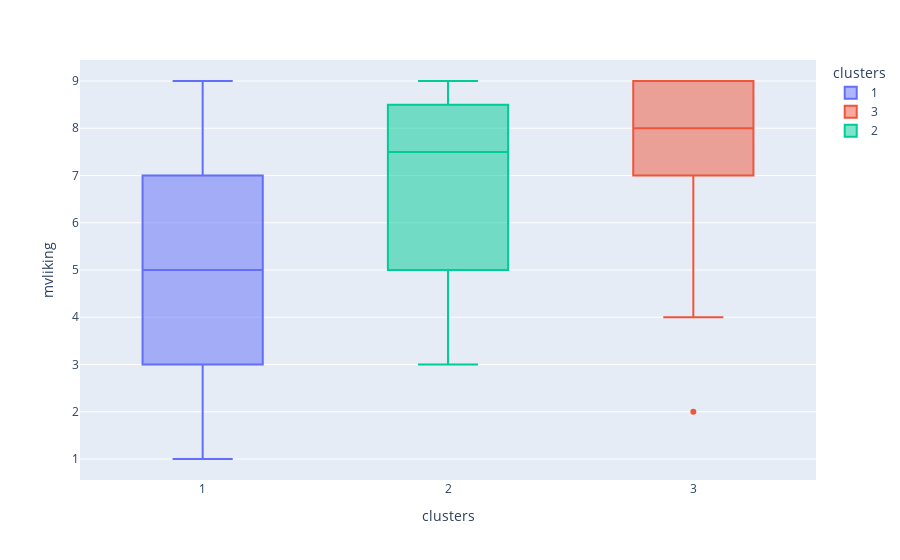

Notebook code cell kept with this figure:
### Code cell
# Since we saw that age and gender are the two variables that have the most influence on the mvliking variable
#(liking the minivan), let's create the histograms again, but now for age above 40 (median) and male gender (female had a negative weight of -0.25).
df1 = df_complete.loc[(df_complete['age'] >= 40) & 
                      (df_complete['female'] == False), :]

fig = px.box(data_frame=df1, 
             x='clusters', 
             y='mvliking', color='clusters')
fig.show()

### Figure 1 — Plotly figure (JSON) as saved in the notebook; plotly's stock layout.template omitted (floating-point values rounded to 4 significant figures)
{"data": [{"alignmentgroup": "True", "hovertemplate": "clusters=%{x}<br>mvliking=%{y}<extra></extra>", "legendgroup": "1", "marker": {"color": "#636efa"}, "name": "1", "notched": false, "offsetgroup": "1", "orientation": "v", "showlegend": true, "type": "box", "x": [1, 1, 1, 1, 1, 1, 1, 1, 1, 1, 1, 1, 1, 1, 1, 1, 1, 1, 1, 1, 1, 1, 1, 1, 1, 1, 1, 1, 1, 1, 1, 1, 1, 1, 1, 1, 1, 1, 1, 1, 1, 1, 1, 1, 1, 1], "x0": " ", "xaxis": "x", "y": [2, 3, 2, 5, 3, 5, 1, 9, 4, 8, 7, 6, 2, 4, 9, 9, 5, 7, 4, 6, 9, 5, 1, 9, 7, 6, 8, 5, 5, 1, 8, 9, 5, 4, 2, 4, 5, 3, 9, 4, 1, 1, 6, 4, 8, 7], "y0": " ", "yaxis": "y"}, {"alignmentgroup": "True", "hovertemplate": "clusters=%{x}<br>mvliking=%{y}<extra></extra>", "legendgroup": "3", "marker": {"color": "#EF553B"}, "name": "3", "notched": false, "offsetgroup": "3", "orientation": "v", "showlegend": true, "type": "box", "x": [3, 3, 3, 3, 3, 3, 3, 3, 3, 3, 3, 3, 3, 3, 3, 3, 3, 3, 3, 3, 3, 3, 3, 3, 3, 3, 3, 3, 3, 3, 3, 3, 3, 3, 3], "x0": " ", "xaxis": "x", "y": [9, 9, 5, 6, 7, 9, 7, 7, 9, 8, 9, 9, 9, 8, 2, 9, 8, 8, 8, 6, 9, 9, 8, 9, 7, 9, 5, 5, 8, 9, 5, 4, 9, 9, 9], "y0": " ", "yaxis": "y"}, {"alignmentgroup": "True", "hovertemplate": "clusters=%{x}<br>mvliking=%{y}<extra></extra>", "legendgroup": "2", "marker": {"color": "#00cc96"}, "name": "2", "notched": false, "offsetgroup": "2", "orientation": "v", "showlegend": true, "type": "box", "x": [2, 2, 2, 2, 2, 2, 2, 2], "x0": " ", "xaxis": "x", "y": [4, 6, 8, 8, 9, 3, 7, 9], "y0": " ", "yaxis": "y"}], "layout": {"autosize": true, "boxmode": "overlay", "legend": {"title": {"text": "clusters"}, "tracegroupgap": 0}, "margin": {"t": 60}, "xaxis": {"anchor": "y", "autorange": true, "categoryarray": [1, 3, 2], "categoryorder": "array", "domain": [0, 1], "range": [0.5, 3.5], "title": {"text": "clusters"}, "type": "linear"}, "yaxis": {"anchor": "x", "autorange": true, "domain": [0, 1], "range": [0.5556, 9.444], "title": {"text": "mvliking"}, "type": "linear"}}}
